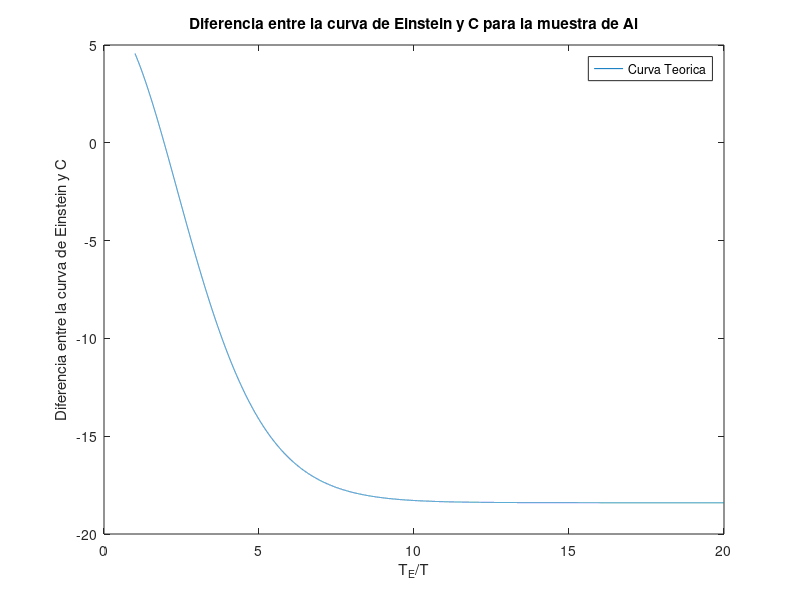

MATLAB code to generate this figure:
clear all; close all;
x = 1:0.001:20; 
R = 8.31446261815324; T = 185; % constante de los gases ideales R y temperatura promedio
c = 18.4; % <---------- SELECCIONAR calor especifico molar 
y =3*R*(x.^2).*((exp(x))./((exp(x)-1).^2)) - c;
plot (x,y); plot (x,y); xlabel('T_{E}/T'); ylabel('Diferencia entre la curva de Einstein y C'); legend('Curva Teorica'); title('Diferencia entre la curva de Einstein y C para la muestra de Al')
print -djpeg -r100 temperaturamuestraaluminio.jpg
i = 1; n = 1; mj0(1) = 0; mn0(1) = 0;
while (y(i)>0)
  mj0(i) = x(i);
  i = i+1;
end

x(i-1)
y(i-1)
x(i)
y(i)
precision = 0.5*(y(i-1) - y(i))
xmed = 0.5*(x(i)+x(i-1))
TE = (0.5*(x(i)+x(i-1)))*T  
deltaTE = (xmed - x(i-1))*T
